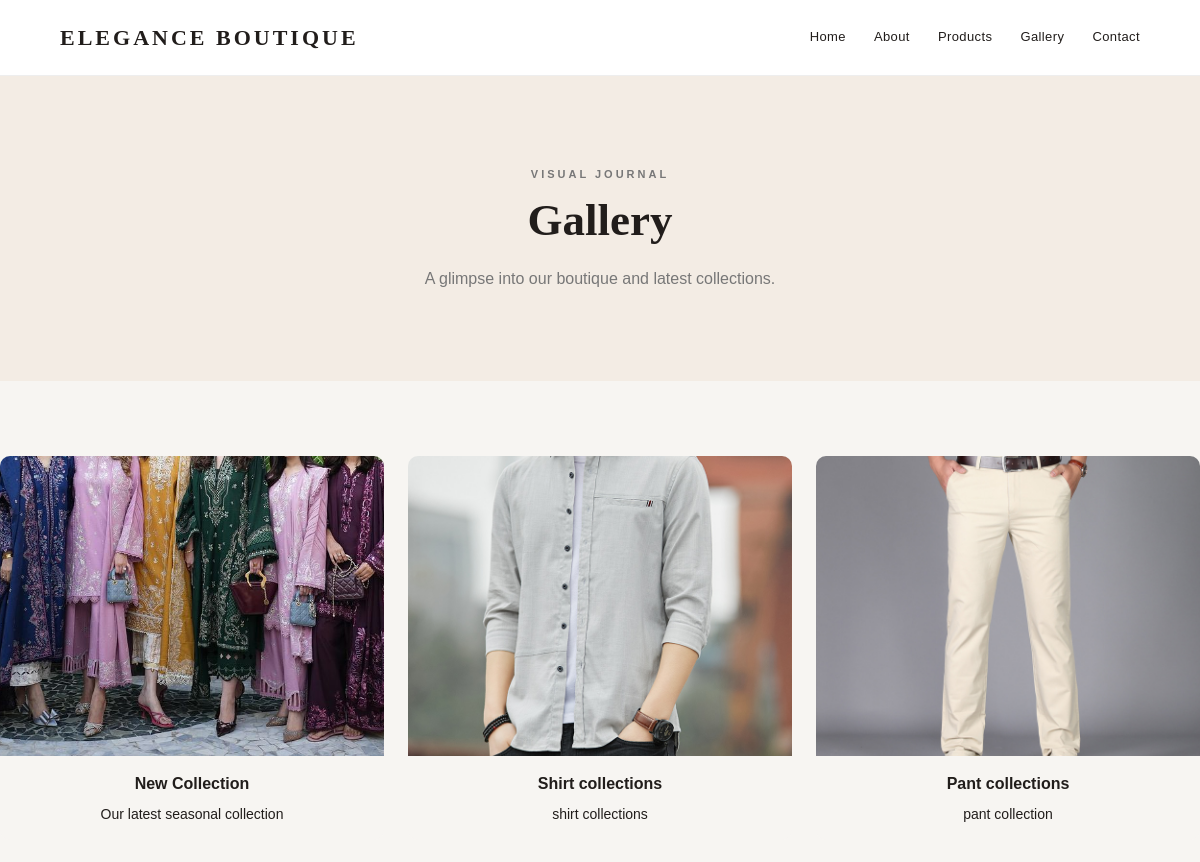
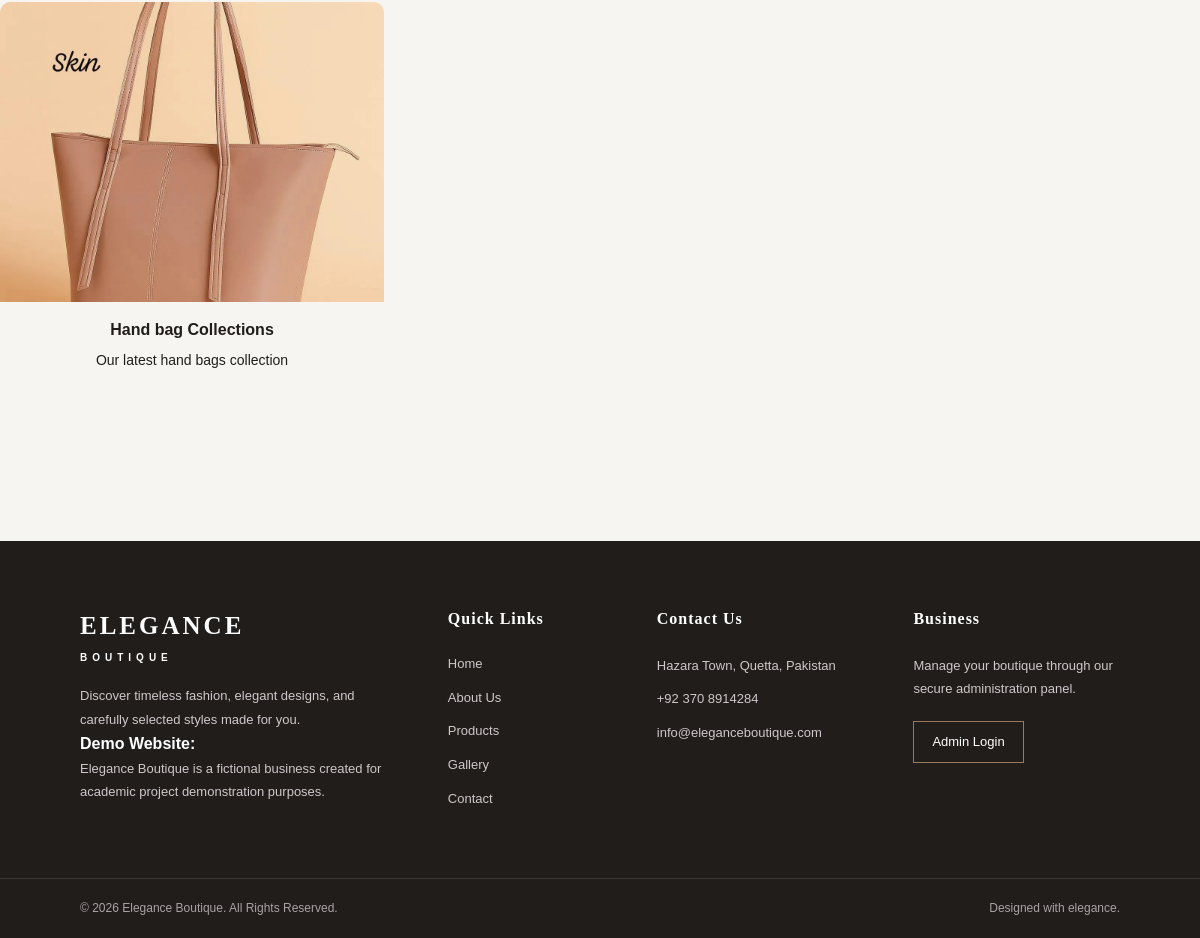
/gallery.php, run on the app's committed database (2 pictures, top to bottom).
### tables this page shows
CREATE TABLE `gallery` (
  `id` int(11) NOT NULL,
  `product_id` int(11) DEFAULT NULL,
  `title` varchar(150) NOT NULL,
  `image` varchar(255) NOT NULL,
  `description` text DEFAULT NULL,
  `created_at` timestamp NOT NULL DEFAULT current_timestamp()
);

### gallery.php (the view, shortened to what this page needs)
<?php
require_once "config/database.php";
$sql = "
    SELECT *
    FROM gallery
    ORDER BY id DESC
";
$result = mysqli_query($conn, $sql);
$gallery = [];
if ($result) {
    while ($row = mysqli_fetch_assoc($result)) {
        $gallery[] = $row;
    }
}
include "includes/header.php";
?>
<section class="page-banner">
    <p class="eyebrow">
        VISUAL JOURNAL
    </p>
    <h1>
        Gallery
    </h1>
    <p>
        A glimpse into our boutique
        and latest collections.
    </p>
</section>
<section class="section">
    <div class="gallery-grid">
        <?php foreach ($gallery as $item): ?>
            <figure>
                <img
                    src="<?= htmlspecialchars($item['image']) ?>"
                    alt="<?= htmlspecialchars($item['title']) ?>"
                >
                <figcaption>
                    <strong>
                        <?= htmlspecialchars($item['title']) ?>
                    </strong>
                    <span>
                        <?= htmlspecialchars($item['description']) ?>
                    </span>
                </figcaption>
            </figure>
        <?php endforeach; ?>
    </div>
</section>
<?php
include "includes/footer.php";
?>

### assets/css/style.css (style rules this page uses)
* { margin: 0; padding: 0; box-sizing: border-box; }
html { scroll-behavior: smooth; }
body { margin: 0; font-family: Arial, Helvetica, sans-serif; background: #f7f5f2; color: #211d1b; line-height: 1.6; }
img { max-width: 100%; display: block; }
.section { padding: 75px 0; text-align: center; align-items: center; align-content: center; }
.eyebrow { margin: 0; color: #9b795b; font-size: 11px; font-weight: bold; letter-spacing: 3px; text-transform: uppercase; }
.gallery-grid { display: grid; grid-template-columns: repeat(3, 1fr); gap: 20px; }
.gallery-grid figure { margin: 0; }
.gallery-grid figure img { width: 100%; height: 300px; object-fit: cover; display: block; transition: 0.4s ease; }
.page-banner { padding: 90px 20px; text-align: center; background: #f3ece4; }
.page-banner h1 { margin-bottom: 10px; font-family: Georgia, serif; font-size: 45px; font-weight: 600; color: #211d1b; }
.page-banner p { color: #777777; }
.gallery-grid { display: grid; grid-template-columns: repeat(3, 1fr); gap: 24px; }
.gallery-grid figure { margin: 0; overflow: hidden; border-radius: 10px; background: #f7f5f2; }
.gallery-grid figure img { width: 100%; height: 300px; object-fit: cover; display: block; }
.gallery-grid figcaption { padding: 15px; }
.gallery-grid figcaption strong { display: block; margin-bottom: 6px; }
.gallery-grid figcaption span { display: block; font-size: 14px; }

### data on the page
gallery: image (picture), title "New Collection", description "Our latest seasonal collection"
gallery: image (picture), title "Shirt collections", description "shirt collections"
gallery: image (picture), title "Pant collections", description "pant collection"
gallery: image (picture), title "Hand bag Collections", description "Our latest hand bags collection"
